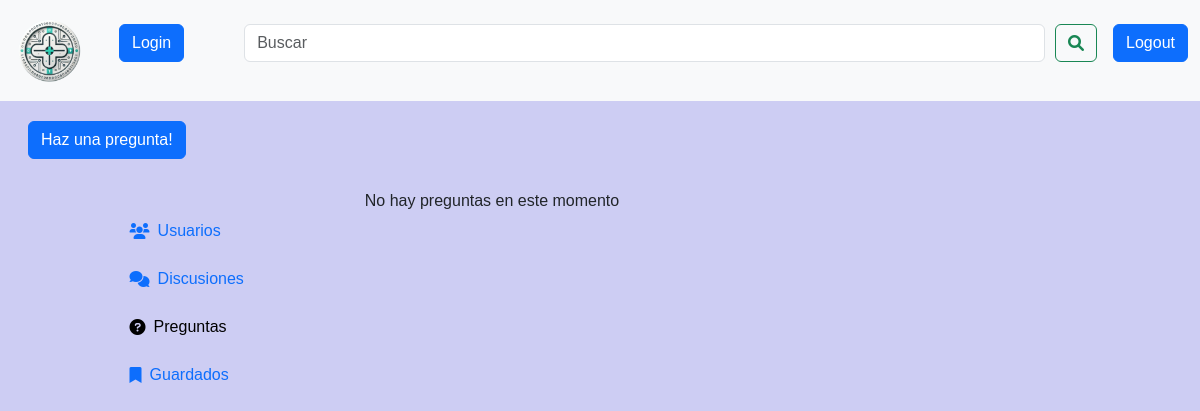
/paginas/preguntas.php, run on an earlier commit of the app's database.
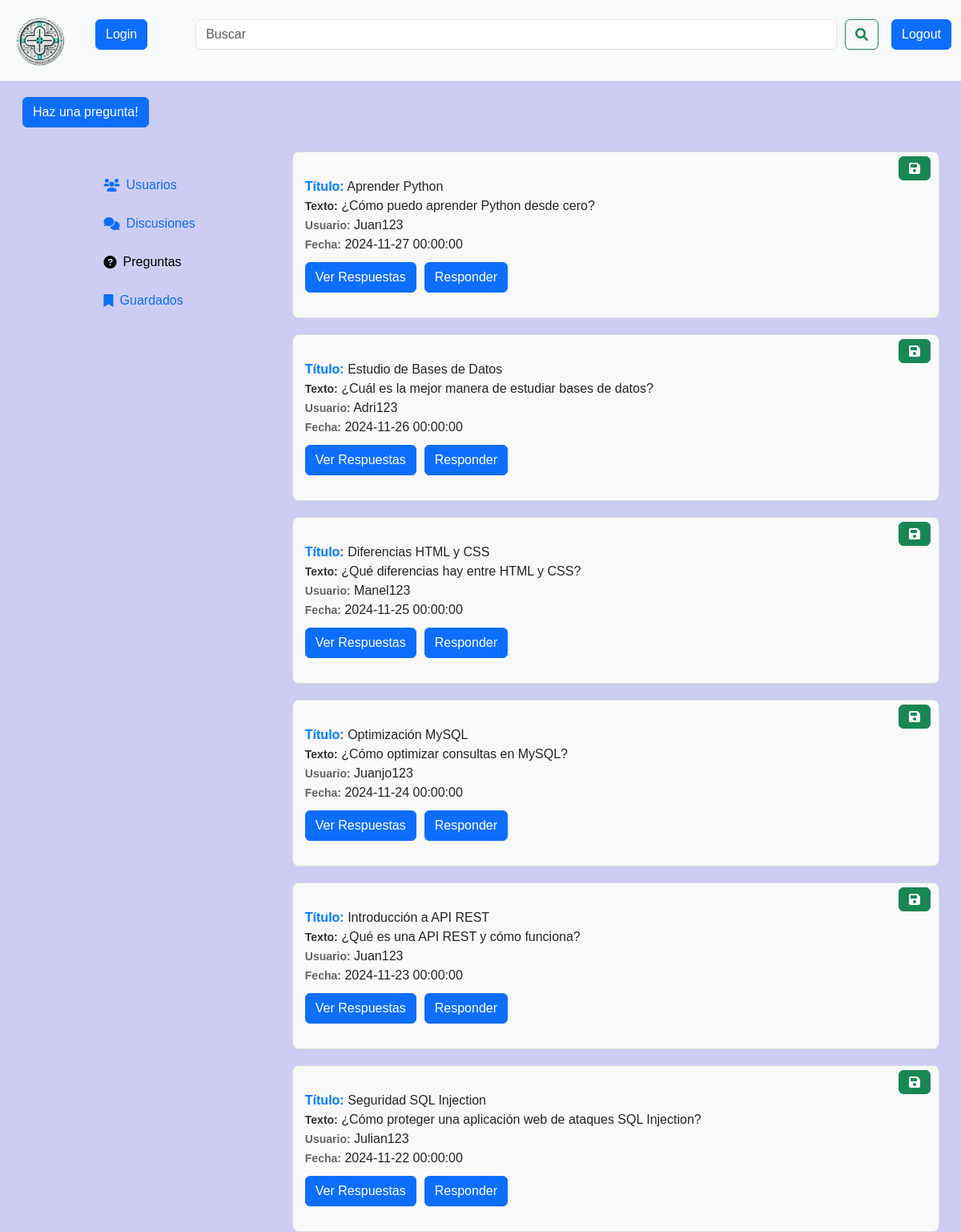
And on a later commit of the database.
### tables this page shows
CREATE TABLE tbl_preguntas( 
    id_preguntas INT PRIMARY KEY AUTO_INCREMENT NOT NULL,
    texto_preguntas VARCHAR(255) NOT NULL,
    titulo_preguntas VARCHAR(150) NOT NULL,
    estado_preguntas ENUM ('no respondida', 'respondida') NOT NULL DEFAULT 'no respondida',
    guardar_preguntas ENUM ('no guardada' , 'guardada') NOT NULL DEFAULT 'no guardada',
    fecha_preguntas DATETIME NOT NULL DEFAULT CURRENT_TIMESTAMP,
    id_usuario INT NOT NULL,
    FOREIGN KEY (id_usuario) REFERENCES tbl_usuarios(id_usuario)
);

CREATE TABLE tbl_usuarios (
    id_usuario INT PRIMARY KEY AUTO_INCREMENT NOT NULL,
    nombre_usuario VARCHAR(50),
    nombreReal_usuario VARCHAR(70),
    telf_usuario CHAR(9),
    psswd_usuario VARCHAR(60)
);

### paginas/preguntas.php (the view, shortened to what this page needs)
<?php
include_once '../conexion/conexion.php';
?>
<html lang="en">
<head>
    <link href="https://cdn.jsdelivr.net/npm/bootstrap@5.3.3/dist/css/bootstrap.min.css" rel="stylesheet"
>
    <link href="https://cdnjs.cloudflare.com/ajax/libs/font-awesome/6.0.0-beta3/css/all.min.css" rel="stylesheet">
    <link rel="stylesheet" href="../css/styles.css">
</head>
<body>
    <nav class="navbar navbar-expand-lg bg-body-tertiary">
        <div class="container-fluid">
            <a class="navbar-brand" href="../index.php"><img src="../img/nav_logo.png" id="nav_img" alt="Logo"></a>
            <?php
            if (!isset($_SESSION['usuario'])) {
                ?>
                <form action="./entrada/login.php">
                    <?php
                    echo '<button class="btn btn-primary ms-3">Login</button>';
                    ?>
                </form>
                <?php
            } else {
                echo $_SESSION['usuario'];
            }
            ?>
            <div class="collapse navbar-collapse" id="navbarSupportedContent">
                <form class="d-flex w-100" role="search">
                    <input class="form-control search-bar" type="search" placeholder="Buscar" aria-label="Search">
                    <button class="btn btn-outline-success" type="submit"><i
                            class="fa-solid fa-magnifying-glass"></i></button>
                </form>
            </div>
            <form action="../paginas/cerrar_sesion.php" method="POST">
                <input type="submit" value="Logout" class="btn btn-primary ms-3" name="logout">
            </form>
        </div>
    </nav>
    <div class="container">
        <div class="preguntas-contenedor">
            <div class="insert-pregunta-btn-container">
                <form action="form_insertar_pregunta.php" method="POST">
                    <button type="submit" name="insertPreg" class="btn btn-primary ms-3">Haz una pregunta!</button>
                </form>
            </div>
            <div class="barra-izquierda">
                <a href="" name="usuarios" class="d-flex align-items-center text-decoration-none">
                    <i class="fa-solid fa-users me-2"></i><span>Usuarios</span>
                </a>
                <br>
                <a href="" name="discusiones" class="d-flex align-items-center text-decoration-none">
                    <i class="fa-solid fa-comments me-2"></i><span>Discusiones</span>
                </a>
                <br>
                <a href="" name="preguntas" class="d-flex align-items-center text-decoration-none">
                    <i class="fa-solid fa-question-circle me-2"></i><span>Preguntas</span>
                </a>
                <br>
                <a href="" name="guardados" class="d-flex align-items-center text-decoration-none">
                    <i class="fa-solid fa-bookmark me-2"></i><span>Guardados</span>
                </a>
            </div>
            <div class="barra-derecha">
                <?php
                try {
                    $stmt = $conexion->query("SELECT id_preguntas, titulo_preguntas, texto_preguntas, fecha_preguntas, tbl_preguntas.id_usuario, nombre_usuario
                    FROM tbl_preguntas
                    INNER JOIN tbl_usuarios ON tbl_preguntas.id_usuario = tbl_usuarios.id_usuario ORDER BY fecha_preguntas DESC");
                    $preguntas = $stmt->fetchAll(PDO::FETCH_ASSOC);
                    if (empty($preguntas)) {
                        echo "No hay preguntas en este momento";
                    } else {
                        echo '<ul style="list-style-type: none; padding: 0;">';
                        foreach ($preguntas as $pregunta) {
                            echo '<li class="pregunta-container" style="margin-bottom: 20px; position: relative;">';
                            echo '<form action="guardar_preguntas.php" method="post">';
                                echo '<button class="btn btn-success" style="position: absolute; top: 5px; right: 10px;">';
                                echo '<i class="fas fa-save"></i> ';
                            echo '</button>';
                            echo '</form>';
                            echo '<strong style="font-size: 16px; color: #007BFF;">Título:</strong> ' . htmlspecialchars($pregunta['titulo_preguntas']) . '<br>';
                            echo '<strong style="font-size: 14px; color: #333;">Texto:</strong> ' . htmlspecialchars($pregunta['texto_preguntas']) . '<br>';
                            echo '<strong style="font-size: 14px; color: #666;">Usuario:</strong> ' . htmlspecialchars($pregunta['nombre_usuario']) . '<br>';
                            echo '<strong style="font-size: 14px; color: #666;">Fecha:</strong> ' . htmlspecialchars($pregunta['fecha_preguntas']) . '<br>';
                            echo '<div class="button-group" style="display: flex; justify-content: space-between; align-items: center; margin-top: 10px;">';
                            echo '<div style="display: flex; gap: 10px;">';
                            echo '<form action="verRespuestas.php" method="POST">';
                            echo '<button type="submit" name="verRespuesta" class="btn btn-primary">Ver Respuestas</button>';
                            echo '</form>';
                            echo '<form action="form_insertar_respuesta.php" method="POST">';
                            echo '<button type="submit" name="respuesta" class="btn btn-primary">Responder</button>';
                            echo '</form>';
                            echo '</div>';
                            echo '</div>';
                            echo '</li>';
                        }
                        echo '</ul>';
                    }
                } catch (PDOException $e) {
                    echo 'Error en la consulta: ' . $e->getMessage();
                }
                ?>
            </div>
        </div>
    </div>
</body>
</html>

### css/styles.css (style rules this page uses)
body { background-color: rgb(205, 205, 243); font-family: Arial, sans-serif; }
#nav_img { height: 75px; width: 75px; }
.search-bar { margin-right: 10px; margin-left: 60px; }
.container { max-width: 100%; }
.barra-izquierda { float: left; padding-left: 10%; height: 100vh; width: 30%; padding-top: 10px; text-align: center; margin-top: 20px; }
.barra-derecha { float: right; padding-right: 10%; height: 100vh; width: 70%; }
.pregunta-container { margin-bottom: 20px; padding: 15px; border: 1px solid #ddd; border-radius: 8px; background-color: #f9f9f9; position: relative; }

### paginas/preguntas.php (style rules this page uses)
.barra-izquierda a[name="preguntas"] i, .barra-izquierda a[name="preguntas"] span { color: black; }
.pregunta-container { margin-bottom: 20px; padding: 15px; border: 1px solid #ddd; border-radius: 8px; background-color: #f9f9f9; position: relative; }
.preguntas-contenedor { margin-top: 30px; }
.insert-pregunta-btn-container { position: relative; top: -10px; right: 0; z-index: 10; margin-bottom: 20px; }
.barra-derecha { padding-right: 15px; }
.navbar { margin-bottom: 30px; }

What changed in the data, as far as the page shows it:
added tbl_preguntas: titulo_preguntas "Aprender Python", texto_preguntas "¿Cómo puedo aprender Python desde cero?", id_usuario.nombre_usuario "Juan123", fecha_preguntas "2024-11-27 00:00:00"
added tbl_preguntas: titulo_preguntas "Estudio de Bases de Datos", texto_preguntas "¿Cuál es la mejor manera de estudiar bases de datos?", id_usuario.nombre_usuario "Adri123", fecha_preguntas "2024-11-26 00:00:00"
added tbl_preguntas: titulo_preguntas "Diferencias HTML y CSS", texto_preguntas "¿Qué diferencias hay entre HTML y CSS?", id_usuario.nombre_usuario "Manel123", fecha_preguntas "2024-11-25 00:00:00"
added tbl_preguntas: titulo_preguntas "Optimización MySQL", texto_preguntas "¿Cómo optimizar consultas en MySQL?", id_usuario.nombre_usuario "Juanjo123", fecha_preguntas "2024-11-24 00:00:00"
added tbl_preguntas: titulo_preguntas "Introducción a API REST", texto_preguntas "¿Qué es una API REST y cómo funciona?", id_usuario.nombre_usuario "Juan123", fecha_preguntas "2024-11-23 00:00:00"
added tbl_preguntas: titulo_preguntas "Seguridad SQL Injection", texto_preguntas "¿Cómo proteger una aplicación web de ataques SQL Injection?", id_usuario.nombre_usuario "Julian123", fecha_preguntas "2024-11-22 00:00:00"
Also different on the page:
text no longer shown: "No hay preguntas en este momento"
